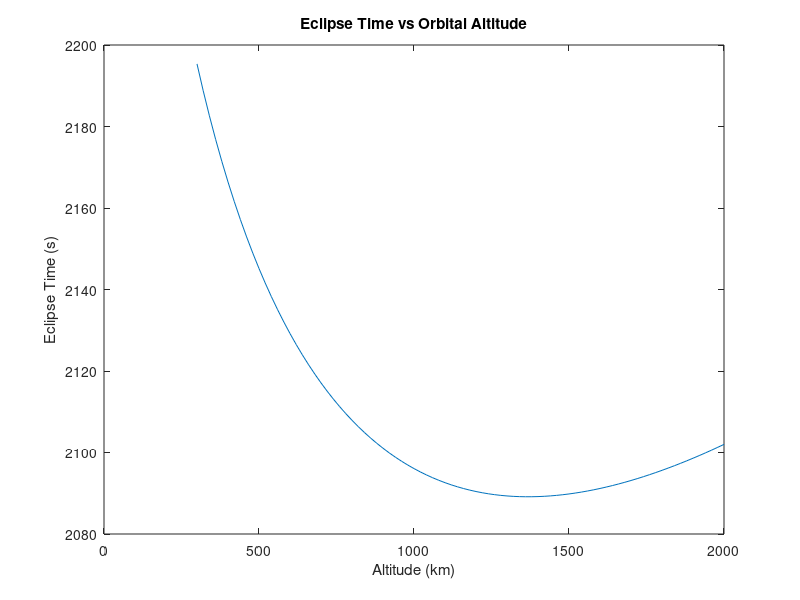
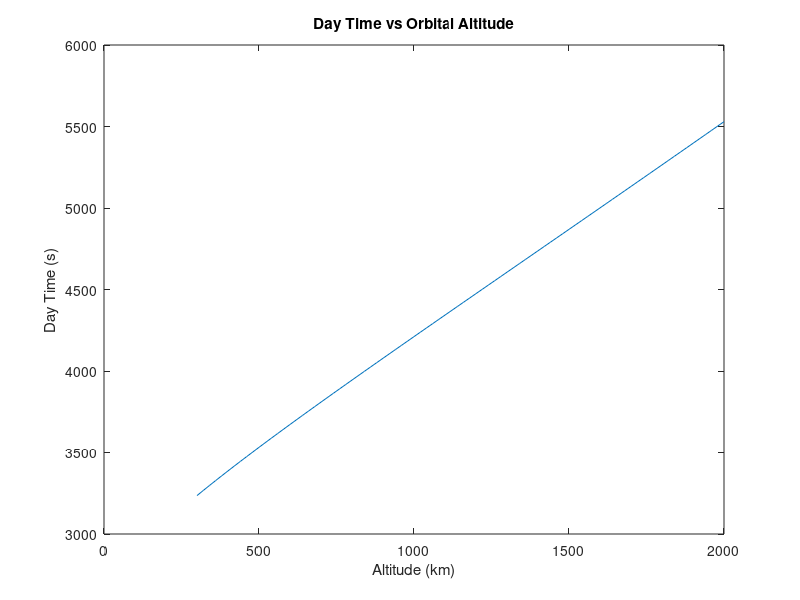
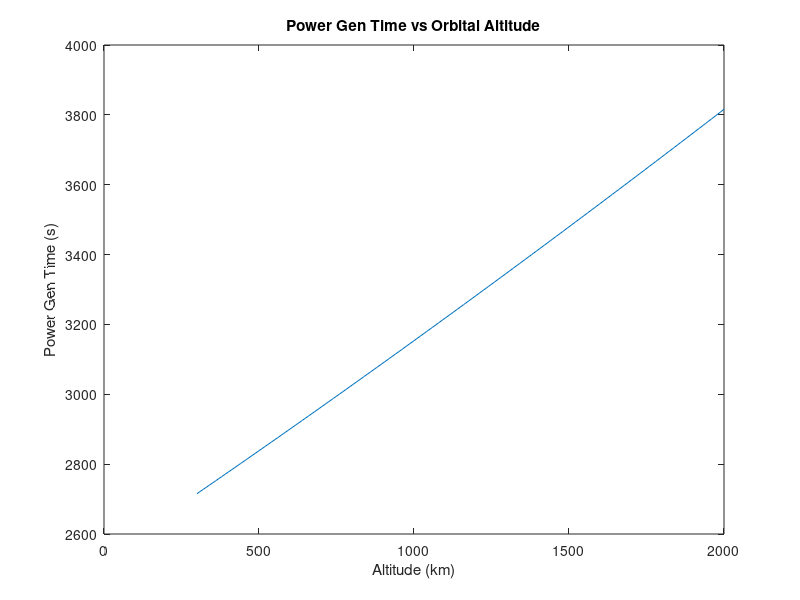
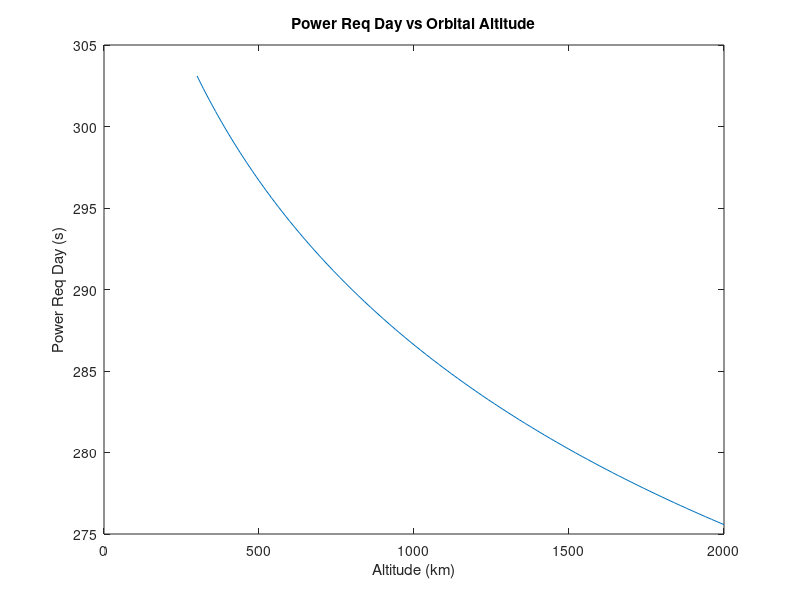

These charts were generated, in order, by the following MATLAB code: (Note: this script raises an error after producing the figures.)
%% Roshan Jaiswal-Ferri, Stefan Rosu, Jack Schafer, Jordan Powell
%Section - 01
%Aero 446 GE2: 4/22/25

%% Workspace Prep

%warning off
format long     %Allows for more accurate decimals
close all;      %Clears all
clear all;      %Clears Workspace
clc;            %Clears Command Window

%% S/C & Env Data

mu = 398600;
Re = 6378;
altVec = 300:20:2000;
Se = 1367;
lty = 10; %lifetime of 10 yrs

Rsc = Re + altVec;
beta = 0;
P = 2*pi*sqrt(Rsc.^3/mu);

tPayload = 2*60;
tComms = 5*60;

power.Payload = 138;
power.Structure = 30;
power.Thermal = 80;
power.Power = 25;
power.Comms = 40;
power.Computer = 25;
power.const = power.Structure + power.Thermal + power.Power + power.Computer;

%% Question 1

fe = (1/pi) * asin( sqrt((Re./Rsc).^2 - sin(beta)^2) / cos(beta) );

tEclipse = P.*fe;

figure('Name','Eclipse Time vs Orbital Altitude')
plot(altVec, tEclipse)
ylabel('Eclipse Time (s)')
xlabel('Altitude (km)')
title('Eclipse Time vs Orbital Altitude')

%% Question 2

tDay = P - tEclipse;

figure('Name','Day Time vs Orbital Altitude')
plot(altVec, tDay)
ylabel('Day Time (s)')
xlabel('Altitude (km)')
title('Day Time vs Orbital Altitude')

%% Question 3

powGenTime = P./2;

figure('Name','Power Gen Time vs Orbital Altitude')
plot(altVec, powGenTime)
ylabel('Power Gen Time (s)')
xlabel('Altitude (km)')
title('Power Gen Time vs Orbital Altitude')

%% Question 4

E_const_night = power.const .* tEclipse;

E_comms = power.Comms * tComms;

% Total energy at night (J)
E_night = E_const_night + E_comms;

% Average discharge power over eclipse
power.night = E_night ./ tEclipse;

E_const_day = power.const .* tDay;

E_payload = power.Payload * tPayload;

E_charge = (power.const.*((P./2)-tEclipse)) + E_night;

% Total energy needed during the day (J)
E_day = E_const_day + E_payload + E_charge;

% Average power needed over the daylight duration
power.day = E_day ./ tDay;

power.charge = (E_charge)/(P./2);


figure('Name','Power Day')
plot(altVec, power.day)
ylabel('Power Req Day (s)')
xlabel('Altitude (km)')
title('Power Req Day vs Orbital Altitude')

%% Question 5

figure('Name','Power Req Night vs Orbital Altitude')
plot(altVec, power.night)
ylabel('Power Req Night (s)')
xlabel('Altitude (km)')
title('Power Req Night vs Orbital Altitude')

%% Question 6

n = 1; %Assume 100% eff
Fp = 1;
theta = 45; %degrees

arrayA = power.day ./ (Se * n * Fp * cosd(theta));

%% Question 7

Dyr = 0.002; %degredation per year in percent
lifedegredation = (1-Dyr)^lty;
peol = power.day.*lifedegredation; %in W
Af = power.day./peol;
Adiff = Af.*arrayA;

figure('Name','Solar Array Area vs Altitude')
plot(altVec, arrayA)
hold on
grid on
plot(altVec,Adiff)
xlabel('Altitude (km)')
ylabel('Required Solar Array Area (m^2)')
legend('BOL','EOL',Location='best')
title('Solar Array Area vs Altitude')

%% Question 8

n_bat = 0.8;
DOD = 0.5;

battCap = (power.night.*(tEclipse))/(DOD*n_bat); %Watt seconds
battCap = battCap./3600; %watt hours

figure('Name','Battery Capacity vs Altitude')
plot(altVec,battCap)
ylabel('Battery Capacity (Wh)')
xlabel('Altitude (km)')
title('Battery Capacity vs Altitude')

%% Question 9

cost = missionCost(altVec, arrayA);

figure('Name','Cost vs Altitude')
plot(altVec,cost)
ylabel('Cost ($)')
xlabel('Altitude (km)')
title('Cost vs Altitude')

%% Question 10

[~, pos] = min(cost);
disp(['Lowest mission cost of [$', num2str(cost(pos)), '], at altitude of: ', num2str(altVec(pos)), 'km'])

%% Question 11

sunAngle = linspace(pi/2,(3*pi)/2, 86); %rads
%power.gen = power.day ./ (Se * n * Fp .* -cos(sunAngle));

zero = zeros(1,86);
space1 = linspace(0,pi/2, 86); 
Psp2 = -arrayA(1)*(Se*n*Fp*cos(sunAngle));
space2 = linspace((3*pi)/2, 2*pi, 86);

Psp = [zero,Psp2,zero];
location = [space1,sunAngle,space2];

figure('Name','Power Gen on Orbit')
plot(location,Psp)
xticks(0:pi/2:2*pi)  % Set tick locations
xticklabels({'0','\pi/2','\pi','3\pi/2','2\pi'})  % Set tick labels
xlabel('Angle (rad)')
ylabel('Power Generation (Watt)')
xlabel('Radial Position (radians)')
title('Power Gen on Orbit')

%% Functions

function Cost = missionCost(altVec, arrayA)
    a = 1.2;
    b = 1.5;
    k_altitude = 50000;
    k_solar = 5000;
    C_baseline = 3e6;

    Cost = C_baseline + k_altitude * (altVec .^ a) + k_solar * (arrayA .^ b);
end